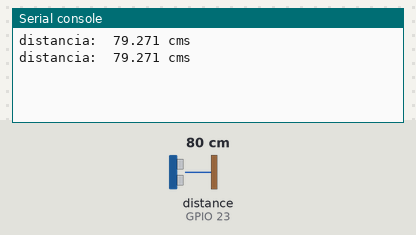
A program run on a simulated ESP32 board running MicroPython. Shown: the last lines printed to the serial console. The test bench sets the inputs (shaded band); at power-on: distance to the obstacle (sensor on GPIO 23) 80 cm.

Above: at 1.2 s.
1.3 s: distance to the obstacle (sensor on GPIO 23) set to 2 cm
At 2.6 s:
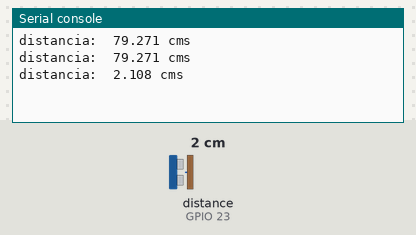
2.8 s: distance to the obstacle (sensor on GPIO 23) set to 4 cm
At 3.4 s:
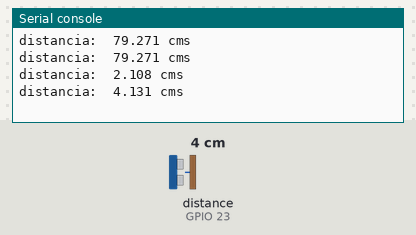
Timing chart, 0 to 5.8 s (numbered marks = the images above; inputs shaded):
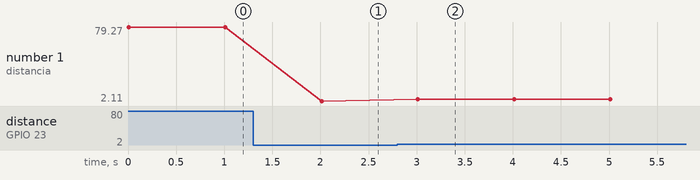

Measured:
- after the input at 1.3 s, the serial console: prints a new line after 0.71 s (image 1)
- after the input at 2.8 s, the serial console: prints a new line after 0.21 s (image 2)
- plotted number 1: 79.27 → 2.11 after the input at 1.3 s, 2.11 → 4.13 after the input at 2.8 s

The program:

ultrasonico.py
```python
from machine import Pin
import utime

trig=Pin(22,Pin.OUT)
eco= Pin(23,Pin.IN)

trig.value(0)

while (True):

    trig.value(1)
    utime.sleep_us(10)
    trig.value(0)

    t1=utime.ticks_us()
    while (eco.value()==0):
        t1=utime.ticks_us()
    while (eco.value()==1):
        t2=utime.ticks_us()
    t=t2-t1
    d=(17*t)/1000
    print("distancia: ", d,"cms")
    utime.sleep(1)
    
```
